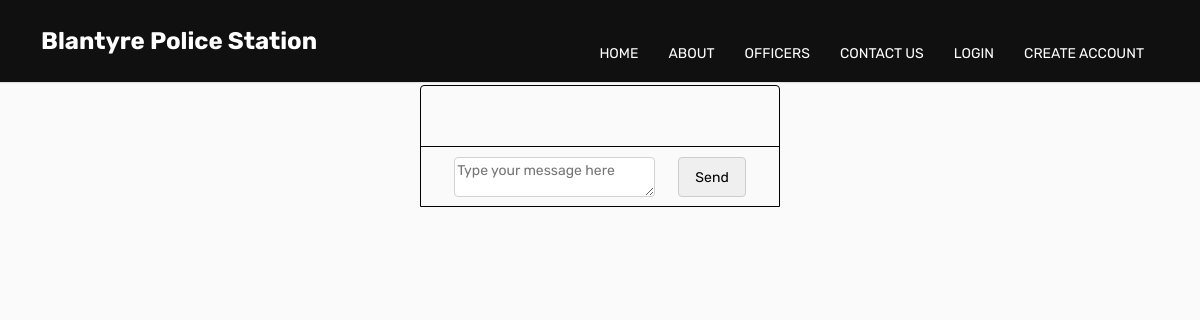
/Chat_Interface.php?report_id=31, run on an earlier commit of the app's database.
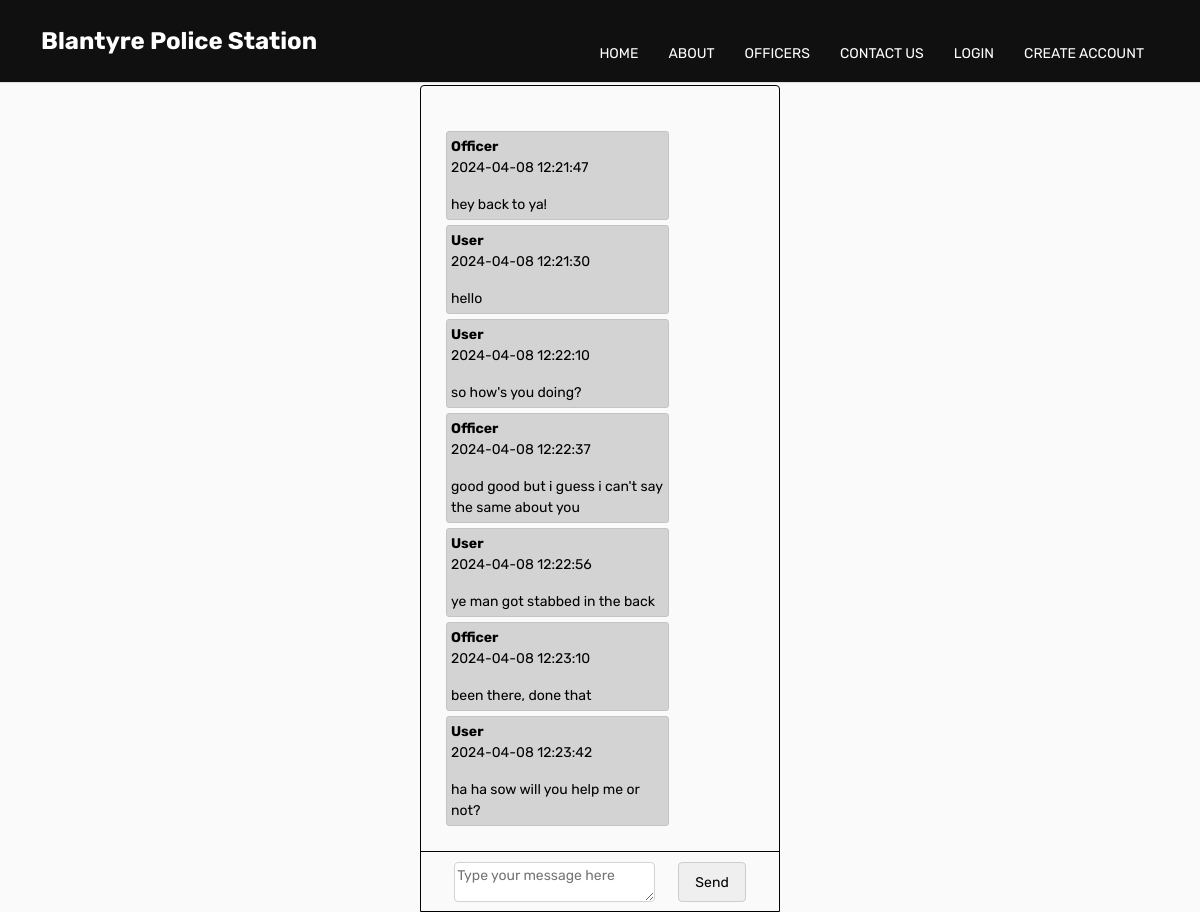
And on a later commit of the database.
### tables this page shows
CREATE TABLE IF NOT EXISTS `chats` (
  `id` int NOT NULL AUTO_INCREMENT,
  `report_id` int NOT NULL,
  `sender_id` int NOT NULL,
  `sender_name` varchar(50) NOT NULL,
  `message` varchar(255) NOT NULL,
  `sender_type` enum('user','officer') NOT NULL,
  `created_at` datetime DEFAULT CURRENT_TIMESTAMP,
  PRIMARY KEY (`id`),
  KEY `report_id` (`report_id`),
  KEY `sender_id` (`sender_id`)
);

### Chat_Interface.php (the view, shortened to what this page needs)
<?php
if (isset($_POST['message'], $_POST['report_id'])) {
    $message = $_POST['message'];
    $report_id = $_POST['report_id'];
    if (empty($message)) {
        echo "Error: Please enter a message.";
        exit();
    }
    try {
        require_once 'DatabaseConn.php';
        $senderInfo = getSenderInfo();
        $sender_type = $senderInfo['type'];
        $sender_id = $senderInfo['id'];
        $sender_name = ($sender_type === 'officer') ? 'Officer' : 'User';
        $query = "INSERT INTO chats (report_id, sender_id, sender_name, message, sender_type, created_at) VALUES (?, ?, ?, ?, ?, NOW())";
        $stmt = $conn->prepare($query);
        $stmt->bind_param("iissi", $report_id, $sender_id, $sender_name, $message, $sender_type);
        if ($stmt->execute()) {
            header("Location: chat_interface.php?report_id=$report_id");
            exit();
        } else {
            echo "Error sending message: " . $stmt->error;
        }
        $stmt->close();
        $conn->close();
    } catch(Exception $e) {
        echo "Error: " . $e->getMessage();
    }
} elseif (isset($_GET['report_id'])) {
    ?>
    <!DOCTYPE html>
    <html lang="en">
    <head>
        <link href="css/bootstrap.css" rel="stylesheet" />
        <link href="css/style.css" rel="stylesheet" />
        <link rel="stylesheet" type="text/css" href="css/bootstrap2.min.css">
        <link rel="stylesheet" type="text/css" href="css/style2.css">
    </head>
    <body>
        <header class="header_section">
        <?php
        require_once 'nvbr.php';
        ?>
        </header>
        <main class="">
            <main class="chat-body">
            <div class="chat-text" id="chat-text">
                <?php
                require_once 'DatabaseConn.php';
                $report_id = $_GET['report_id'];
                $query = "SELECT * FROM chats WHERE report_id = ?";
                $stmt = $conn->prepare($query);
                $stmt->bind_param("i", $report_id);
                $stmt->execute();
                $result = $stmt->get_result();
                while ($row = $result->fetch_assoc()) {
                    $sender_name = $row['sender_name'];
                    $messageClass = $row['sender_type'] === 'user' ? 'user-message' : 'officer-message';
                    echo '<div class="chat-message ' . $messageClass . '">';
                    echo '<b class="chat-message-sender">' . $sender_name . '</b>';
                    echo '<p>' . $row['created_at'] . '</p>';
                    echo '<p class="the-chat-message">' . $row['message'] . '</p>';
                    echo '</div>';
            }
            ?>
        </div>
    <form action="chat_interface.php" method="post" class="form-chat" id="chat-form">
        <textarea name="message" placeholder="Type your message here" required></textarea>
        <button type="submit" id="chat-button" >Send</button>
    </form>
    </main>
    </main>
</body>
</html>
    <?php
} else {
    echo "Invalid request.";
    exit();
}
?>

What changed in the data, as far as the page shows it:
now on this page (row edited): chats: sender_name "Officer", created_at "2024-04-08 12:21:47", message "hey back to ya!"
now on this page (row edited): chats: sender_name "User", created_at "2024-04-08 12:21:30", message "hello"
now on this page (row edited): chats: sender_name "User", created_at "2024-04-08 12:22:10", message "so how's you doing?"
now on this page (row edited): chats: sender_name "Officer", created_at "2024-04-08 12:22:37", message "good good but i guess i can't say the same about you"
added chats: sender_name "User", created_at "2024-04-08 12:22:56", message "ye man got stabbed in the back"
added chats: sender_name "Officer", created_at "2024-04-08 12:23:10", message "been there, done that"
added chats: sender_name "User", created_at "2024-04-08 12:23:42", message "ha ha sow will you help me or not?"
